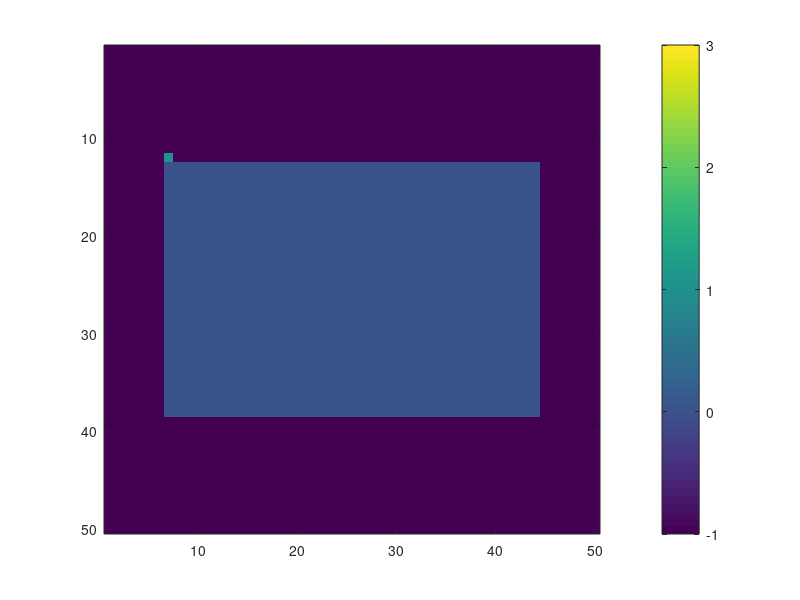

MATLAB code to generate this figure: (Note: this script raises an error after producing the figure.)
%% Solution by Stefan Sicklinger 2019: CA-CFAR
clc;
close all;
%%%%%%%%%%%%%%%%%%%%%%%%%%%%%%%%%%%%%%%%%%%%%%%%%%%%%%%%%%%%%%%%%%%%%%%%%%%
% Data_points
Ni = 50;
Nj = 50;
% Generate random noise
s=abs(rand(Ni,Nj));
%Targets location. Assigning bin 100, 200, 300 and 700 as Targets
%with the amplitudes of 8, 9, 4, 11.
s(ceil(0.35*Ni),ceil(0.35*Nj))=8;
s(ceil(0.25*Ni),ceil(0.65*Nj))=9;
s(ceil(0.3*Ni),ceil(0.3*Nj))=5;
s(ceil(0.7*Ni),ceil(0.7*Nj))=11;
%Training Cells
T=[8,4];
%Guard Cells
G=[4,2];
% 2. Slide window across the signal length
% initlal image
CFARImage=zeros(Ni,Nj);
threshold=zeros(Ni,Nj);
singalFiltered=zeros(Ni,Nj);
% Offset : Adding room above noise threshold for desired SNR
offset=10;
% 3 -> training cell
% 2 -> guard cell
% 1 -> cell under test
iSpan=[T(1)+G(1), Ni-T(1)-G(1)+1 ];
jSpan=[T(2)+G(2), Nj-T(2)-G(2)+1 ];
for j = 1:Nj
    for i = 1:Ni
        if(~(i>iSpan(1) && i<iSpan(2) && j>jSpan(1) && j<jSpan(2)))
            s(i,j)=0;
            CFARImage(i,j)=-1;
        end
    end
end
imagesc(CFARImage);
colorbar;
caxis([-1 3]);
for j = 1:Nj
    for i = 1:Ni
        noise_level=0;
        lowerIndexi=i-G(1)-T(1);
        lowerIndexj=j-G(2)-T(2);
        upperIndexi=i+G(1)+T(1);
        upperIndexj=j+G(2)+T(2);
        CFARImage(i,j)=1; % CUT
        if((lowerIndexi>0 && lowerIndexj>0) && (upperIndexi<=Ni && upperIndexj<=Nj) )
            for k = lowerIndexi:upperIndexi
                for l = lowerIndexj:upperIndexj
                    if(((i~=k) || (j~=l)))% spare CUT
                        CFARImage(k,l)=3; % coloring training cell
                        noise_level=s(k,l)+noise_level;
                        addSignal=addSignal+1;
                    end
                end
            end
            % remove guard
            for k = (i-G(1)):(i+G(1))
                for l = (j-G(2)):(j+G(2))
                    if(((i~=k) || (j~=l)))% spare CUT
                        CFARImage(k,l)=CFARImage(k,l)-1; % coloring guard cell
                        noise_level=noise_level-s(k,l);
                        minusSignal=minusSignal+1;
                    end
                end
            end
        end
        %Compute CFAR
        totalNumberTrainingCells=(2*(T(1)+G(1))+1)*(2*(T(2)+G(2))+1)-((2*G(1)+1)*(2*G(2)+1));
        threshold(i,j) = (noise_level/(totalNumberTrainingCells))*offset;
        %Filter the signal above the threshold
        signal =s(i,j);
        if(s(i,j)<threshold(i,j))
            signal=0;
        end
        singalFiltered(i,j) = signal;
        imagesc(CFARImage);
        colorbar;
        caxis([-1 3]);
        pause(0);
        CFARImage=zeros(Ni,Nj);
        for m = 1:Nj
            for n = 1:Ni
                if(s(n,m)==0)
                    CFARImage(n,m)=-1;
                end
            end
        end
    end
end
%plot the output
subplot(3,1,1);
surf(s);
title('Raw signal');
subplot(3,1,2);
surf(threshold);
title('CA CFAR threshold');
subplot(3,1,3);
surf(singalFiltered);
title('CA CFAR filtered');